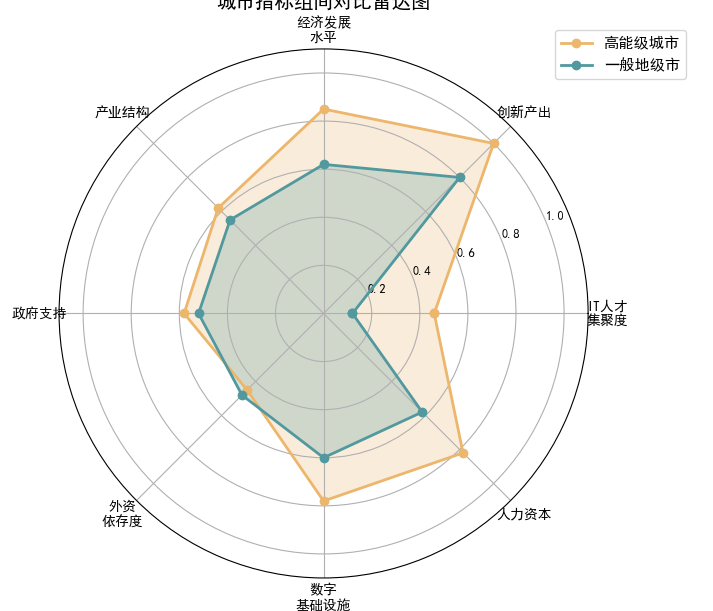

Write Python code to recreate this figure.
import numpy as np
import matplotlib.pyplot as plt

plt.rcParams['font.sans-serif'] = ['SimHei']
plt.rcParams['axes.unicode_minus'] = False

# 数据（高能级城市 vs 一般地级市）
categories = ['IT人才\n集聚度', '创新产出', '经济发展\n水平', '产业结构',
              '政府支持', '外资\n依存度', '数字\n基础设施', '人力资本']
high_city = [0.46, 1.00, 0.85, 0.62, 0.58, 0.45, 0.78, 0.82]
normal_city = [0.12, 0.80, 0.62, 0.55, 0.52, 0.48, 0.60, 0.58]

# 闭合数据
high_city += high_city[:1]
normal_city += normal_city[:1]
angles = np.linspace(0, 2 * np.pi, len(categories), endpoint=False).tolist()
angles += angles[:1]

# 绘图
fig, ax = plt.subplots(figsize=(9, 9), subplot_kw=dict(polar=True))

# 设置背景网格
ax.set_theta_offset(0)
ax.set_theta_direction(1)

# 绘制
ax.plot(angles, high_city, 'o-', linewidth=2, label='高能级城市', color='#ECB66C')
ax.fill(angles, high_city, alpha=0.25, color='#ECB66C')
ax.plot(angles, normal_city, 'o-', linewidth=2, label='一般地级市', color='#51999F')
ax.fill(angles, normal_city, alpha=0.25, color='#51999F')

# 关键：设置刻度标签并解决中文显示问题
ax.set_xticks(angles[:-1])
ax.set_xticklabels(categories, fontsize=10, fontweight='bold')
ax.set_ylim(0, 1.1)
ax.set_yticks([0.2, 0.4, 0.6, 0.8, 1.0])
ax.set_yticklabels(['0.2', '0.4', '0.6', '0.8', '1.0'], fontsize=9)

ax.set_title('城市指标组间对比雷达图', fontsize=14, fontweight='bold', pad=30)
ax.legend(loc='upper right', bbox_to_anchor=(1.2, 1.05), fontsize=11)

plt.tight_layout()
plt.savefig('雷达图.png', dpi=300, bbox_inches='tight')
plt.show()
